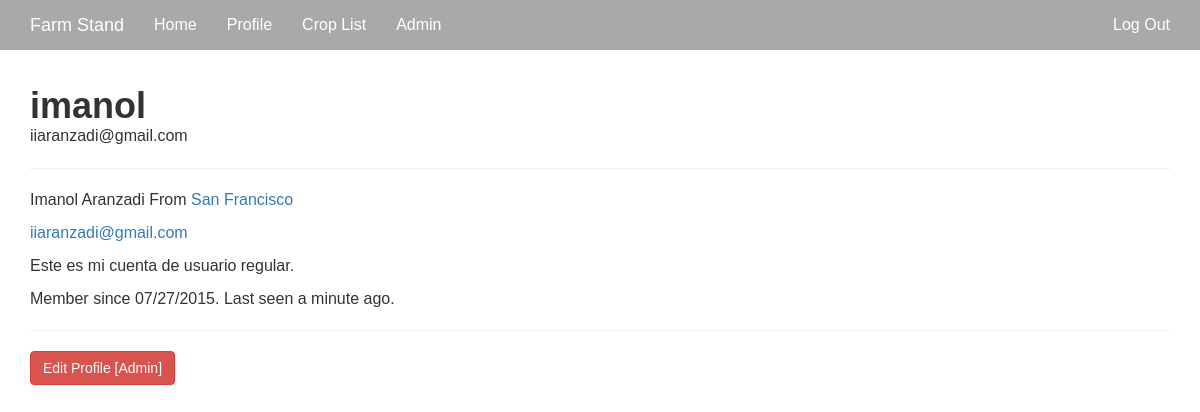
The app's page /user/imanol (signed in) with its own data.
### app/models.py (models this page shows, shortened)
class User(UserMixin, db.Model):
    __tablename__ = 'users'
    id = db.Column(db.Integer, primary_key=True)
    email = db.Column(db.String(64), unique=True, index=True)
    phone = db.Column(db.String(64), unique=True, index=True)
    username = db.Column(db.String(64), unique=True, index=True)
    name = db.Column(db.String(64), index=True)
    about_me = db.Column(db.Text())
    location = db.Column(db.String(64))
    member_since = db.Column(db.DateTime(), default=datetime.utcnow)
    last_seen = db.Column(db.DateTime(), default=datetime.utcnow)
    role_id = db.Column(db.Integer, db.ForeignKey('roles.id'))
    password_hash = db.Column(db.String(128))
    confirmed = db.Column(db.Boolean, default=False)
    products = db.relationship('Product', backref='farmer', lazy='dynamic')
    def ping(self):
        self.last_seen = datetime.utcnow()
        db.session.add(self)
    def can(self, permissions):
        return self.role is not None and \
            (self.role.permissions & permissions) == permissions
    def is_administrator(self):
        return self.can(Permission.ADMINISTER)
    @property
    def password(self):
        raise AttributeError('password is not a readable attribute')

### app/main/views.py (the view)
@main.route('/user/<username>')
def user(username):
    user = User.query.filter_by(username=username).first()
    if user is None:
        abort(404)
    return render_template('user.html', user=user)

### app/auth/views.py (called while the page is built)
@auth.before_app_request
def before_request():
    if current_user.is_authenticated():
        current_user.ping()
        if current_user.is_authenticated() and not current_user.confirmed and request.endpoint[:5] != 'auth.':
            return redirect(url_for('auth.unconfirmed'))

### app/main/__init__.py (called while the page is built)
@main.app_context_processor
def inject_permissions():
    return dict(Permission=Permission)

### app/models.py (called while the page is built)
@login_manager.user_loader
def load_user(user_id):
    return User.query.get(int(user_id))

### app/templates/user.html (shortened to what this page needs)
{% extends "base.html" %}
{% import "bootstrap/wtf.html" as wtf %}
{% block content %}
<div class="container">
  <div class="page-header">
    <h1>{{ user.username }}</h1><span>{{ user.email }}</span>
    <hr>
    {% if user.name or user.location %} <p>
            {% if user.name %}{{ user.name }}{% endif %}
            {% if user.location %}
    From <a href="http://maps.google.com/?q={{ user.location }}"> {{ user.location }}
    </a>
    {% endif %}
    </p>
    {% endif %}
    {% if current_user.is_administrator() %}
    <p><a href="mailto:{{ user.email }}">{{ user.email }}</a></p> {% endif %}
    {% if user.about_me %}<p>{{ user.about_me }}</p>{% endif %} <p>
            Member since {{ moment(user.member_since).format('L') }}.
            Last seen {{ moment(user.last_seen).fromNow() }}.
    </p>
  </div>
  {% if current_user.is_administrator() %}
    <a class="btn btn-danger" href="{{ url_for('.edit_profile_admin', id=user.id) }}">
      Edit Profile [Admin]
    </a>
  {% endif %}
</div>
{% endblock %}

### app/static/css/style.css (style rules this page uses)
body { font-family: 'Montserrat', sans-serif; font-size: 16px; }
h1 { font-size: 36px; margin-bottom: 0px; font-weight: bold; margin-top: 0px; }

### records on screen
User: username "imanol", email "iiaranzadi@gmail.com", name "Imanol Aranzadi", location "San Francisco", about_me "Este es mi cuenta de usuario regular.", member_since "07/27/2015", last_seen "a minute ago"
